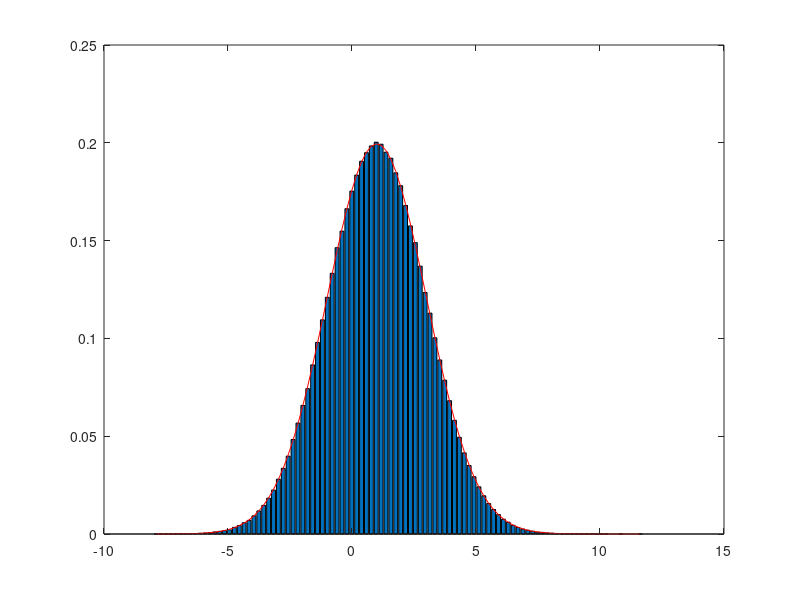

MATLAB code to generate this figure:
clear;clc;
%Analytical PDF===> x~N(m,sigma) 
[f,x]=hist(1+2.*randn(1000000,1),100);%1==>mean 2===>varience.....randn(,1) produces the normal distributed values here parameters are MEAN AND vARIENCE
% It by defau;t generates the numbers wth 0 MEAN and 1 varence
%here 100 represents the grouping of the dstribution into 100 groups

bar(x,f/trapz(x,f));hold on;%trapz takes the x-values and finds the area under it .e integral(f(x).dx))
%Generally, Normal PDF has the area as 1. Here,f/trapz is for the normalisation and makes the area to 1
%simulated usng formula===>1/sqrt(2*pi*sigma^2)*exp(-0.5*(x-1).^2/(sigma)^2)
g=1/sqrt(2*pi*4)*exp(-0.5*(x-1).^2/(4));%density function
plot(x,g,'r');hold off;
